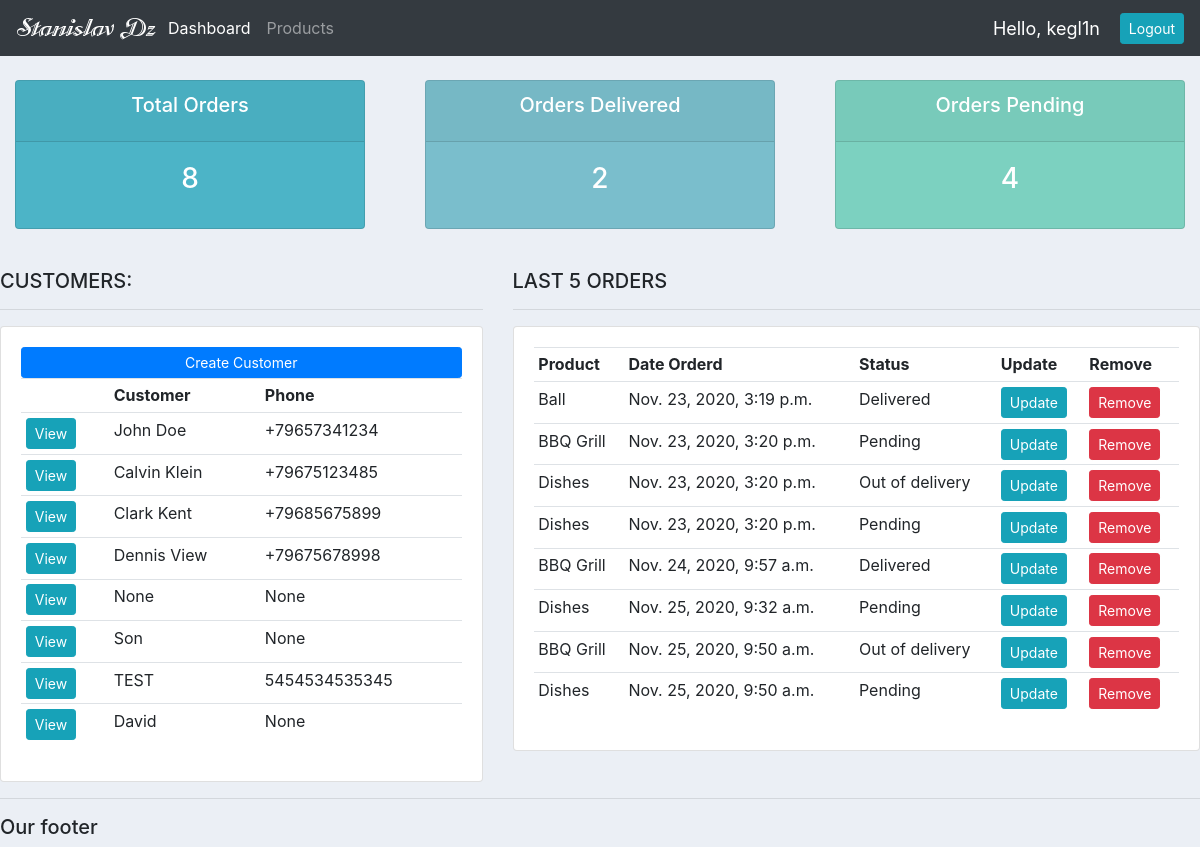
The app's page / (signed in) with its own data.
### accounts/models.py (models this page shows, shortened)
class Customer(models.Model):
    user = models.OneToOneField(User, null=True, blank=True, on_delete=models.CASCADE)
    name = models.CharField(max_length=200, null=True)
    phone = models.CharField(max_length=200, null=True)
    email = models.CharField(max_length=200, null=True)
    profile_pic = models.ImageField(default='profile1.png', null=True, blank=True)
    date_created = models.DateTimeField(auto_now_add=True)

class Order(models.Model):
    STATUS = (
        ('Pending', 'Pending'),
        ('Out of delivery', 'Out of delivery'),
        ('Delivered', 'Delivered')
    )
    customer = models.ForeignKey(Customer, null=True, on_delete=models.SET_NULL)
    product = models.ForeignKey(Product, null=True, on_delete=models.SET_NULL)
    date_created = models.DateTimeField(auto_now_add=True)
    status = models.CharField(max_length=200, null=True, choices=STATUS)

class Product(models.Model):
    CATEGORY = (
        ('Indoor', 'Indoor'),
        ('Out Door', 'Out Door'),
    )
    name = models.CharField(max_length=200, null=True)
    price = models.FloatField(null=True)
    category = models.CharField(max_length=200, null=True, choices=CATEGORY)
    description = models.CharField(max_length=200, null=True, blank=True)
    date_created = models.DateTimeField(auto_now_add=True)
    tags = models.ManyToManyField(Tag)
    def __str__(self):
        return self.name

### accounts/decorators.py (the view)
    def wrapper_func(request, *args, **kwargs):
        group = None
        if request.user.groups.exists():
            group = request.user.groups.all()[0].name
        if group == 'customer':
            return redirect('user-page')
        if group == 'admin':
            return view_func(request, *args, **kwargs)

### accounts/views.py (called while the page is built)
@login_required(login_url='login')
@admin_only
def home(request):
    orders = Order.objects.all()
    customers = Customer.objects.all()
    total_customers = customers.count()
    total_orders = orders.count()
    delivered = orders.filter(status='Delivered').count()
    pending = orders.filter(status='Pending').count()
    context = {
        'orders': orders,
        'customers': customers,
        'total_customers': total_customers,
        'total_orders': total_orders,
        'delivered': delivered,
        'pending': pending
    }
    return render(request, 'accounts/dashboard.html', context)

### accounts/templates/accounts/dashboard.html
{% extends 'accounts/main.html' %}
{% block content %}
     {% include 'accounts/status.html' %}
    <br>
<div class="row">
	<div class="col-md-5">
		<h5>CUSTOMERS:</h5>
		<hr>
		<div class="card card-body">
			<a class="btn btn-primary  btn-sm btn-block" href="">Create Customer</a>
			<table class="table table-sm">
				<tr>
                    <th></th>
					<th>Customer</th>
					<th>Phone</th>
				</tr>
                {% for customer in customers %}
                    <tr>
                        <td><a class="btn btn-sm btn-info" href="{% url 'customer' customer.id %}">View</a> </td>
                        <td>{{ customer.name }}</td>
                        <td>{{ customer.phone }}</td>
                    </tr>
                {% endfor %}
			</table>
		</div>
	</div>
	<div class="col-md-7">
		<h5>LAST 5 ORDERS</h5>
		<hr>
		<div class="card card-body">
			<table class="table table-sm">
				<tr>
					<th>Product</th>
					<th>Date Orderd</th>
					<th>Status</th>
					<th>Update</th>
					<th>Remove</th>
				</tr>
                {% for order in orders %}
                    <tr>
                        <td>{{ order.product }}</td>
                        <td>{{ order.date_created }}</td>
                        <td>{{ order.status }}</td>
                        <td><a class="btn btn-sm btn-info" href="{% url 'update_order' order.id %}">Update</a> </td>
                        <td><a class="btn btn-sm btn-danger" href="{% url 'delete_order' order.id %}">Remove</a> </td>
                    </tr>
                {% endfor %}
			</table>
		</div>
	</div>
</div>
{% endblock content %}

### accounts/templates/accounts/navbar.html (shortened to what this page needs)
{% load static %}
<nav class="navbar navbar-expand-lg navbar-dark bg-dark">
  <img src="{% static 'images/logo.png' %}">
  <div class="collapse navbar-collapse" id="navbarNav">
    <ul class="navbar-nav">
        {% if request.user.is_staff %}
      <li class="nav-item active">
        <a class="nav-link" href="{% url 'home' %}">Dashboard</a>
      </li>
      <li class="nav-item">
        <a class="nav-link" href="{% url 'products' %}">Products</a>
      </li>
            {% else %}
            <li class="nav-item">
        <a class="nav-link" href="{% url 'account' %}">Settings</a>
      </li>
        {% endif %}
    </ul>
  </div>
    <span class="hello-msg">Hello, {{ request.user }} </span>
    <span><a class="btn btn-sm btn-info" href="{% url 'logout' %}">Logout</a> </span>
</nav>

### static/css/main.css (style rules this page uses)
body { background-color: #ebeff5; }

### accounts/templates/accounts/navbar.html (style rules this page uses)
.hello-msg { font-size: 18px; color: white; margin-right: 20px; }

### records on screen
Customer: name "John Doe", phone "+79657341234"
Customer: name "Calvin Klein", phone "+79675123485"
Customer: name "Clark Kent", phone "+79685675899"
Customer: name "Dennis View", phone "+79675678998"
Customer: name "None", phone "None"
Customer: name "Son", phone "None"
Customer: name "TEST", phone "5454534535345"
Customer: name "David", phone "None"
Order: product "Ball", date_created "Nov. 23, 2020, 3:19 p.m.", status "Delivered"
Order: product "BBQ Grill", date_created "Nov. 23, 2020, 3:20 p.m.", status "Pending"
Order: product "Dishes", date_created "Nov. 23, 2020, 3:20 p.m.", status "Out of delivery"
Order: product "Dishes", date_created "Nov. 23, 2020, 3:20 p.m.", status "Pending"
Order: product "BBQ Grill", date_created "Nov. 24, 2020, 9:57 a.m.", status "Delivered"
Order: product "Dishes", date_created "Nov. 25, 2020, 9:32 a.m.", status "Pending"
Order: product "BBQ Grill", date_created "Nov. 25, 2020, 9:50 a.m.", status "Out of delivery"
Order: product "Dishes", date_created "Nov. 25, 2020, 9:50 a.m.", status "Pending"

### other values on screen
{{ request.user }} "kegl1n"
{{ total_orders }} "8"
{{ delivered }} "2"
{{ pending }} "4"
